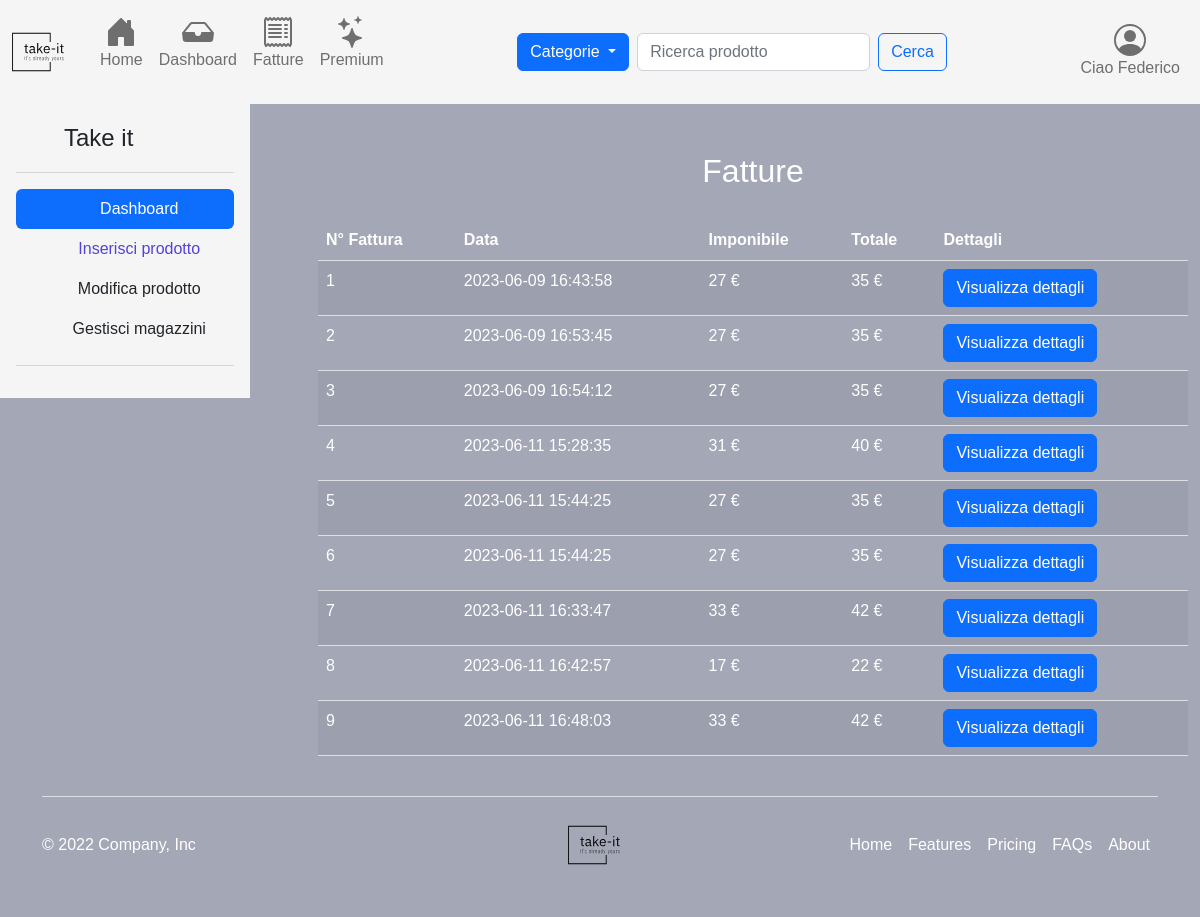
The page /invoiceSection.php (signed in) on the database as committed earlier.
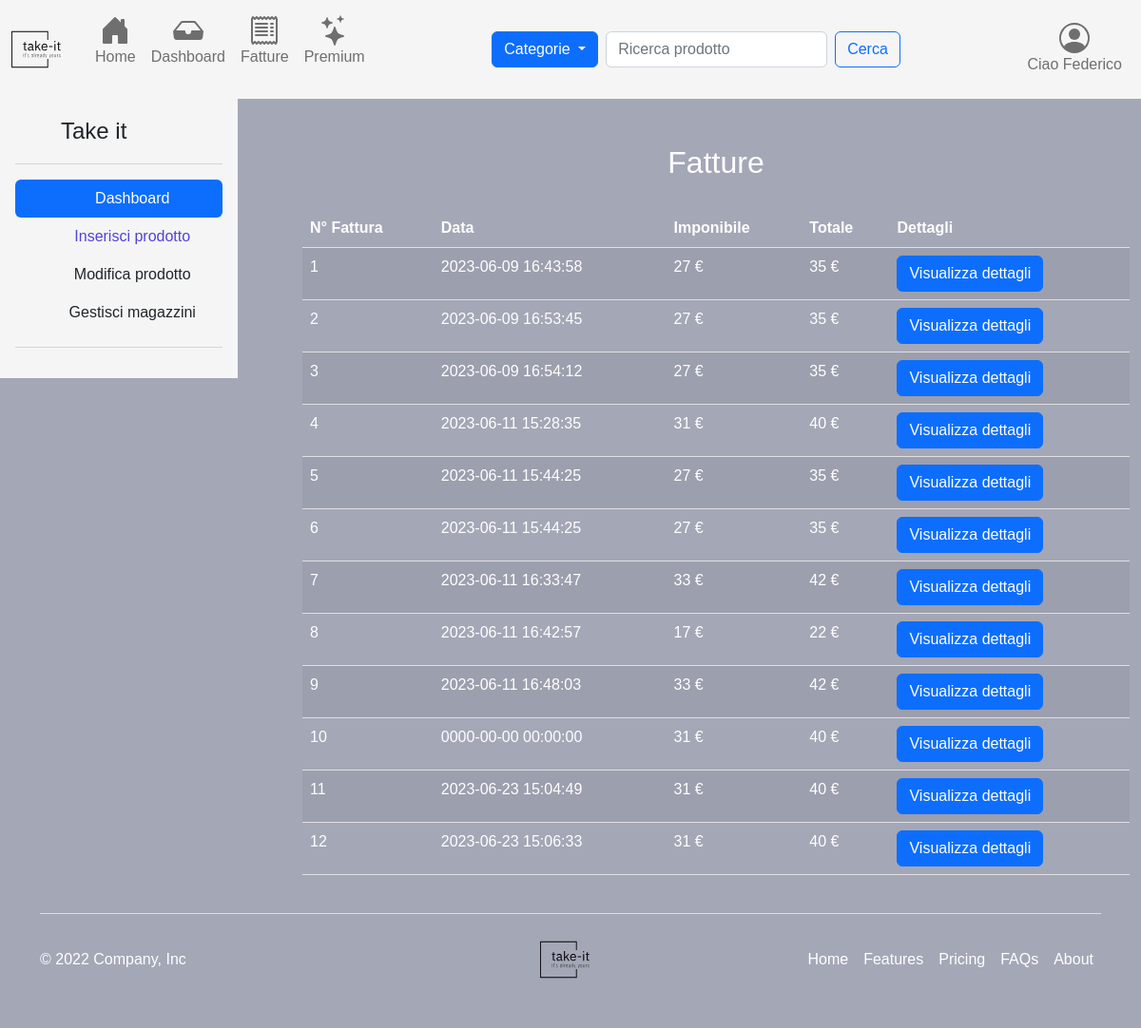
The same page on the database as committed later.
### tables this page shows
CREATE TABLE IF NOT EXISTS `Fattura` (
  `Id` int(11) NOT NULL AUTO_INCREMENT,
  `Dettaglio_ordine_id` int(11) NOT NULL,
  `Imponibile` decimal(7,0) NOT NULL,
  `Totale` decimal(10,0) NOT NULL,
  `Status` int(2) NOT NULL,
  `Timestamp` timestamp NOT NULL DEFAULT current_timestamp(),
  PRIMARY KEY (`Id`),
  KEY `Dettaglio_ordine_id` (`Dettaglio_ordine_id`)
);

### invoiceSection.php (called while the page is built, shortened)
<?php
require './templates/views/user/invoiceSection.php';
require_once("./templates/base.php");

### src/classes/Dbh.php (called while the page is built, shortened)
<?php
include("./src/utility/UtilsFunctions.php");
include("./src/classes/Session.php");
class Dbh
{
    protected mysqli $connection;
    public function __construct($dbhost = 'localhost', $dbuser = 'root', $dbpass = '', $dbname = 'e-commerce', $charset = 'utf8')
    {
        try {
            $this->connection = new mysqli($dbhost, $dbuser, $dbpass, $dbname);
            $this->connection->set_charset($charset);
        } catch (Exception $e) {
            echo "[Dbh:26] Sono qui";
            echo "Connection failed: " . mysqli_connect_error();
        }
    }
    public function execute($sql, ...$params): array|int|string
    {
        $types = "";
        if ($stmt = $this->connection->prepare($sql)) {
            if (!$stmt->execute()) {
                return "Execute failed: (" . $stmt->errno . ") " . $stmt->error;
            }
            if ($stmt->errno == 0) {
                $result = $stmt->get_result();
                return $result->fetch_all(MYSQLI_ASSOC);
            } else {
                return "Errore" . $stmt->errno;
            }
        } else {
            return 'Unable to prepare MySQL statement (check your syntax) - ' . $this->connection->error;
        }
    }
    public function getRecord(string $tableName, string $where): mixed
    {
        $response = $this->execute("SELECT * FROM `$tableName` WHERE $where");
        return !empty($response) && $response[0] !== null
            ? $response[0]
            : null;
    }
}

### src/classes/Session.php (called while the page is built, shortened)
<?php
class Session extends Dbh
{
    private readonly int $id;
    public function __construct($id)
    {
        $this->id = $id;
        $this->init();
    }
    private function init(): void
    {
        if ($this->checkSessionId($this->id)) {
            $claimType = $this->getClaimTypeFromId($this->id);
        }
    }
    public function checkSessionId($id): bool
    {
        if (isset($id)) {
            $response = parent::execute("SELECT * FROM `Utente` WHERE `Id` = '$id' ");
            if (is_int($response[0]["Id"])) {
                $this->setSessionUser($response[0]);
                $user = $this->getCurrentUser();
                return $user[ID] > 0 && $user["Id"] == $id;
            }
        }
        return false;
    }
    public function setSessionUser($params): void
    {
        $_SESSION[CARRELLO_ID] = $this->getUserCartIdFromDb() !== null && $this->getUserCartIdFromDb() !== CARRELLO_UNSET
            ? $this->getUserCartIdFromDb()
            : $this->bindCartWithUser();
        $_SESSION[RACCOLTA_ID] = $this->getUserCollectionIdFromDb() !== null && $this->getUserCartIdFromDb() !== RACCOLTA_UNSET
            ? $this->getUserCollectionIdFromDb()
            : $this->generateCollectionRecord();
    }
    public function getCurrentUser(): array|int
    {
        return [
            ID => $_SESSION[ID],
            NOME => $_SESSION[NOME],
            COGNOME => $_SESSION[COGNOME],
            EMAIL => $_SESSION[EMAIL],
            PASSWORD => $_SESSION[PASSWORD],
            STATUS => $_SESSION[STATUS],
            CLAIM_ID => $_SESSION[CLAIM_ID],
            INDIRIZZO_ID => $_SESSION[INDIRIZZO_ID],
            CARRELLO_ID => $_SESSION[CARRELLO_ID],
            RACCOLTA_ID => $_SESSION[RACCOLTA_ID]
        ];
    }
    public function getUserCollectionIdFromDb() {
        $where = "Utente_id = " . $this->getCurrentUser()[ID];
        $res = parent::getRecord(RACCOLTA, $where);
        if ($res !== null) {
            return UtilsFunctions::checkResponse($res[ID])
                ? $res[ID]
                : RACCOLTA_UNSET;
        }
        return null;
    }
    public function getUserCartIdFromDb()
    {
        $where = UTENTE_ID." = ".$this->getCurrentUser()[ID];
        $res = parent::getRecord(CARRELLO, $where);
        if ($res !== null) {
            return UtilsFunctions::checkResponse($res[ID])
                ? $res[ID]
                : CARRELLO_UNSET;
        }
        return null;
    }
    public function getClaimTypeFromId($id): ?string
    {
        $res = parent::execute("SELECT * FROM Claim WHERE Id = '$id' ");
        return $res ? $res[0][DESCRIZIONE] : "";
    }
    public function loadInvoices(): array|int|string
    {
        return parent::execute("SELECT f.*
                FROM Fattura f
                JOIN Dettaglio_ordine do ON f.Dettaglio_ordine_id = do.Id
                JOIN Articolo a ON do.Articolo_id = a.Id
                WHERE a.Utente_id = " . $this->getCurrentUser()[ID]);
    }
}

### src/utility/UtilsFunctions.php (called while the page is built, shortened)
<?php
class UtilsFunctions
{
    public static function checkResponse($response): bool
    {
        return is_int($response) && $response > 0;
    }
}

### templates/views/user/invoiceSection.php (the view, shortened to what the changed rows need)
<div class="container  rounded mt-5">
    <h2 class="text-center" style="color: white;">Fatture</h2>
    <table class="table table-striped">
        <thead>
        <tr>
            <th style="color: white;">N° Fattura</th>
            <th style="color: white;">Data</th>
            <th style="color: white;">Imponibile</th>
            <th style="color: white;">Totale</th>
            <th style="color: white;">Dettagli</th>
        </tr>
        </thead>
        <tbody>
        <?php
        if (isset($_SESSION[ID])) {
            $session = new Session($_SESSION[ID]);
            $claimType = $session->getClaimTypeFromId($session->getCurrentUser()[CLAIM_ID]);
            switch ($claimType) {
                case CLAIM_SELLER_DESC:
                case CLAIM_SELLER_PR0_DESC:
                    $invoices = $session->loadInvoices();
                    if (!empty($invoices)) {
                        $index = 1;
                        foreach ($invoices as $invoice) {
                            echo '<tr>
                                <td style="color: white;">' . $index++ . '</td>
                                <td style="color: white;">' . $invoice['Timestamp'] . '</td>
                                <td style="color: white;">' . $invoice['Imponibile'] . ' ' . EURO . '</td>
                                <td style="color: white;">' . $invoice['Totale'] . ' ' . EURO . '</td>
                                <td>
                                    <button type="button" class="btn btn-primary" data-bs-toggle="modal" data-bs-target="#exampleModal' . $invoice["Dettaglio_ordine_id"] . '">
                                      Visualizza dettagli
                                    </button>';
                            echo '</td>';
                        }
                    }
                    else {
                    }
                    break;
            }
        } else {
            header("Location: login.php");
        }
        ?>
        </tbody>
    </table>
</div>

Rows that differ between the two databases and show on the page:
added fattura: Timestamp "0000-00-00 00:00:00", Imponibile "31", Totale "40"
added fattura: Timestamp "2023-06-23 15:04:49", Imponibile "31", Totale "40"
added fattura: Timestamp "2023-06-23 15:06:33", Imponibile "31", Totale "40"
